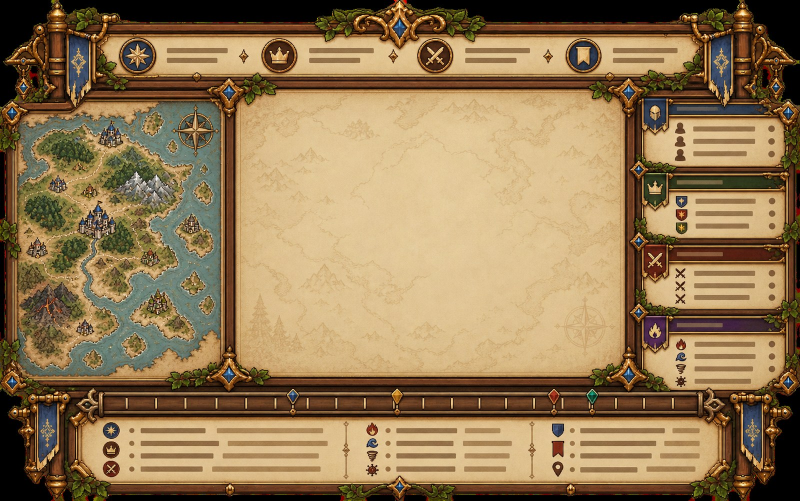
#> input picture assets/reference/observer_home.jpg, 1600 x 1001 px (shown at 1/2 size)
$ python -i art_inbox.py   (imports and definitions only)
#> lines starting #> are read from the running program, lines starting #| are printed output that depends on the picture
#!/usr/bin/env python3
"""美術收件匣匯入：把收件匣資料夾裡的圖片對到 assets/manifest.csv 的列，縮放到「規格」尺寸，存到 godot/assets/<檔名>。

- 檔名比對：收件匣檔名＝manifest「檔名」去掉斜線（例：ui/ui_icon_grid.png → uiui_icon_grid.png），或與檔名最後一段相同。
- 狀態：原本「已套用」的保持不變；其他改為「已交付」。
- 對不到的檔案只列出，不處理。
- 第 08-20a 章等角插畫（類型＝等角精靈）：清掉平底色、取不透明範圍、等比平滑縮進規格、底部置中；等角紋理平滑縮到規格並融合接縫。
- 動畫（類型含「動畫」，第 08-16 章）：原圖橫向等分 4 格，取 4 格共同的不透明範圍裁切，每格等比縮進規格的單格大小、底部置中（不拉伸變形）。
- 地形紋理（類型＝地形紋理，第 06-4 章）：先縮到「規格÷4」的邏輯像素、把四邊接縫融合成可無縫拼接，再每像素放大 4 倍（保持像素風、不模糊）。
- 地表方格（第 08-18b 章第五批）：直接縮到規格大小（每像素就是一個圖像素），融合四邊接縫成可無縫拼接。
- 音樂、音效（.ogg）：照 manifest 的檔名原樣複製（不轉檔）。
- 同一個檔名在舊批次與第五、六批都有時，用第五、六批的列（ID 開頭 B5_、B6_）。
用法：python3 tools/art_inbox.py <收件匣資料夾>
需要 Pillow。由 .github/workflows/art-inbox.yml 在 GitHub 上執行（雲端硬碟只能從 GitHub 下載）。
"""
from __future__ import annotations

import csv
import io
import re
import sys
from pathlib import Path

from PIL import Image

ROOT = Path(__file__).resolve().parent.parent
MANIFEST = ROOT / "assets" / "manifest.csv"
ASSET_DIR = ROOT / "godot" / "assets"


# [66 lines left out: functions target_size, seamless_pixel_texture, seamless_horizontal, animation_strip, not called in this run]


def drop_flat_background(img: Image.Image) -> Image.Image:
    """GPT 沒給真正透明背景時：從四角把相近的底色往內填成透明。"""
    alpha = img.getchannel("A")
    clear = sum(alpha.point(lambda a: 1 if a < 48 else 0).getdata())
    if clear > alpha.width * alpha.height * 0.05:
        return img  # 已經有真正透明的背景（只有一層半透明白底的不算）
    from PIL import ImageChops, ImageDraw
    probe = img.convert("RGB")
    sentinel = (255, 0, 255)
    for corner in ((0, 0), (img.width - 1, 0), (0, img.height - 1), (img.width - 1, img.height - 1)):
        if probe.getpixel(corner) != sentinel:
            ImageDraw.floodfill(probe, corner, sentinel, thresh=40)
    diff = ImageChops.difference(probe, Image.new("RGB", probe.size, sentinel)).convert("L")
    out = img.copy()
    out.putalpha(diff.point(lambda v: 0 if v == 0 else 255))
    return out


# [96 lines left out: functions pixel_part, main, not called in this run]


# [2 lines not run here, left out]

>>> import cv2
>>> picture = cv2.imread('../assets/reference/observer_home.jpg', cv2.IMREAD_GRAYSCALE)
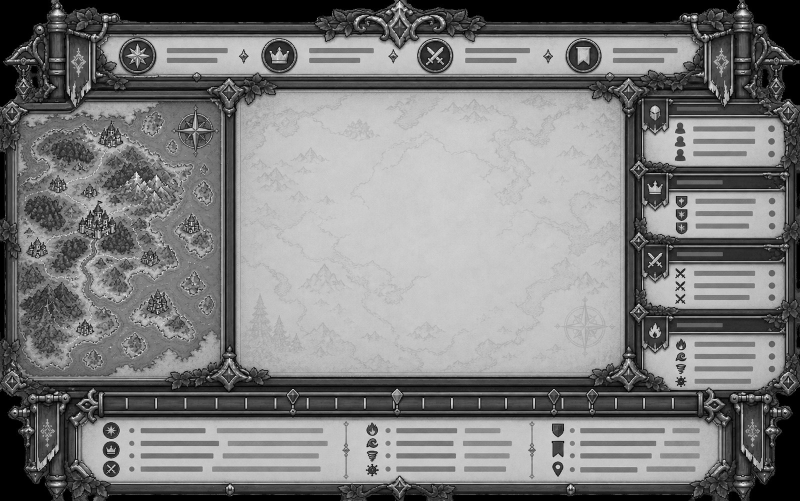
#> picture: shape (1001, 1600) (shown at 1/2 size); min 0, max 255, mean 125
#> (the run stopped early here; a loop or call above may not have finished)

$ run again, on assets/reference/b11/wang16.png
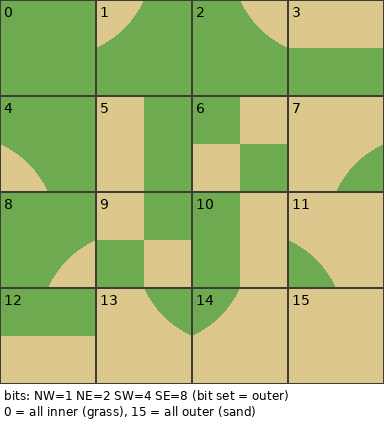
#> input picture assets/reference/b11/wang16.png, 384 x 424 px
#> `picture = cv2.imread('../assets/reference/observer_home.jpg', cv2.IMRE..`:
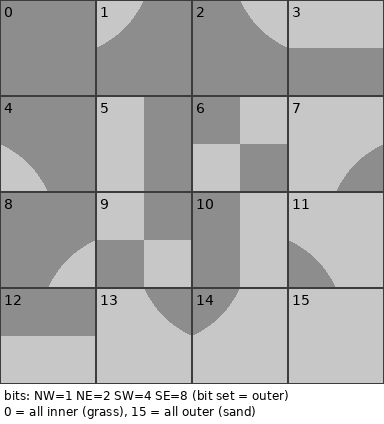
#> picture: shape (424, 384); min 0, max 255, mean 171.5
